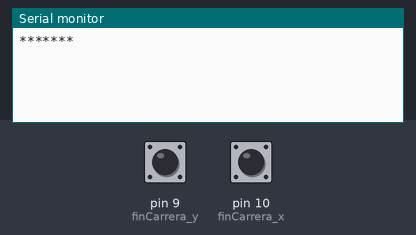
Bench run of a sketch on a simulated Arduino Uno, built with avr-gcc and run on an emulated ATmega328P. On the bench: the last lines printed to the serial monitor. The inputs (shaded band) are chosen by the test bench; at power-on: pin 9 (finCarrera_y) HIGH, pin 10 (finCarrera_x) HIGH.

Above: at 1.2 s.
1.3 s: pin 9 (finCarrera_y) pulled LOW for 0.15 s
At 2.1 s:
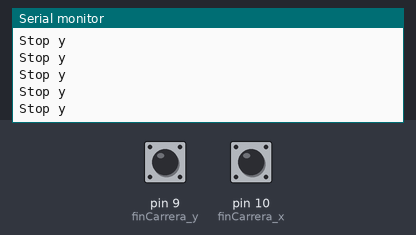
2.9 s: pin 10 (finCarrera_x) pulled LOW for 0.15 s
At 4.6 s:
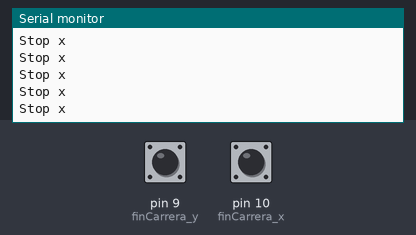

The sketch:

prueba_fines_de_carrera.ino
```cpp
#define finCarrera_y 9
#define finCarrera_x 10

void setup() {
  pinMode(finCarrera_y, INPUT_PULLUP);
  pinMode(finCarrera_x, INPUT_PULLUP);
  Serial.begin(9600);
  Serial.println("*******");

}

void loop() {
  if (digitalRead(finCarrera_x) == LOW) {
    Serial.println("Stop x");
  }

  if (digitalRead(finCarrera_y) == LOW) {
    Serial.println("Stop y");
  }
}
```

prueba_obtener_newPos.cpp
```cpp
#include <stdio.h>
#include <string.h>
#include <stdlib.h>


int main () {

	char str[] = "G01 X0.1 Y50.22";
	float nuevoY, nuevoX;

	puts(str);

	char* indexX = strchr( str, 'X' );  // Get X/Y position in the string (if any)
    char* indexY = strchr( str, 'Y' );

    printf("%c %c \n\n", *indexX, *indexY);

    nuevoY = atof(indexY + 1);
    *indexY = '\0'; 						// No se para que esta esta linea y a veces me genera problemas en el .ino
    nuevoX = atof(indexX + 1);

    printf("%.2f \n%.2f", nuevoX, nuevoY);


}
```

Measured:
- after the input at 1.3 s, the serial monitor: prints a new line at once (image 1)
- after the input at 2.9 s, the serial monitor: prints a new line at once (image 2)
